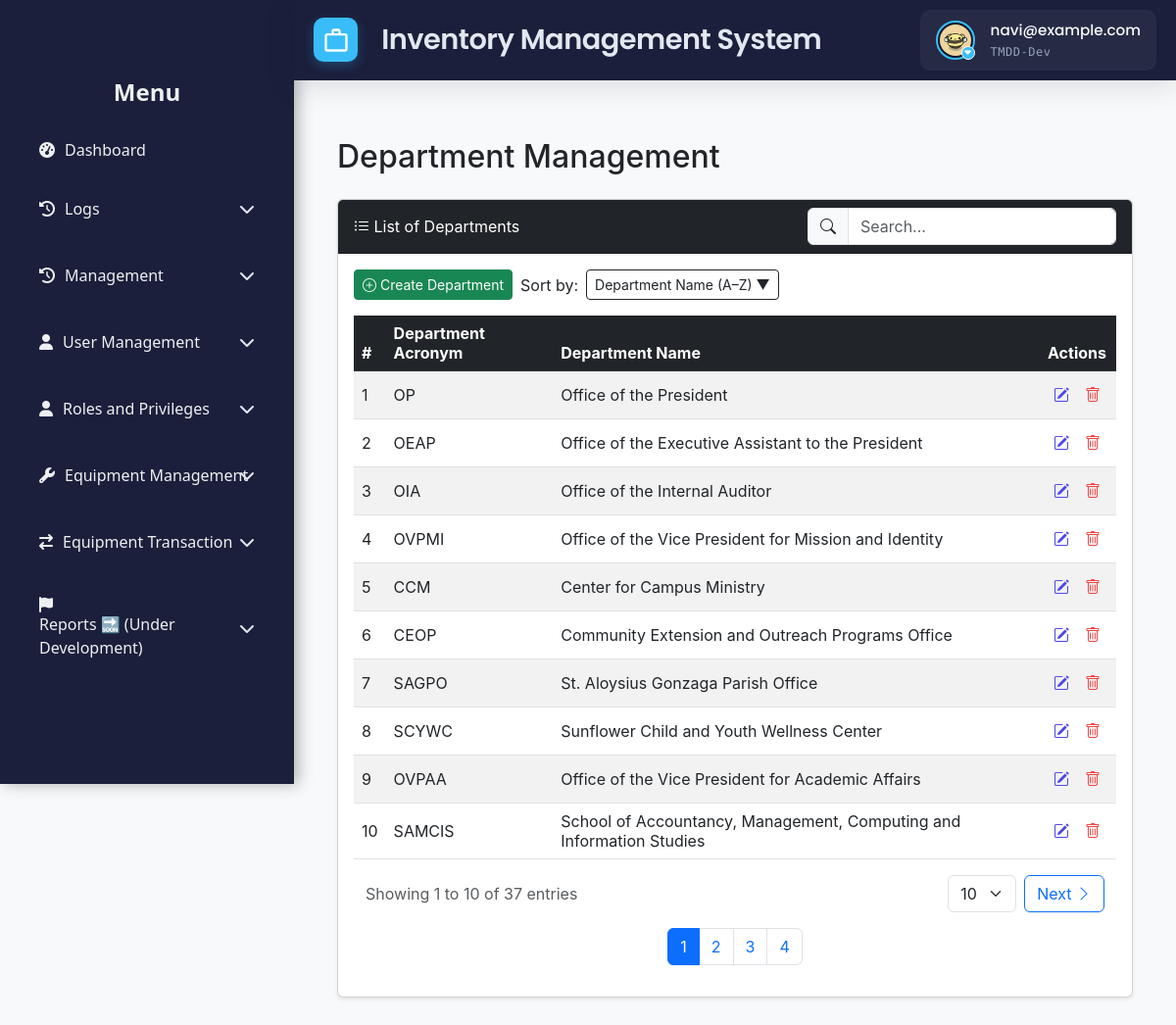
The app's page /src/view/php/modules/management/department_manager/department_management.php (signed in) with its own data.
### tables this page shows
CREATE TABLE IF NOT EXISTS `users` (
  `id` int NOT NULL AUTO_INCREMENT,
  `username` varchar(50) NOT NULL,
  `email` varchar(100) NOT NULL,
  `password` varchar(255) NOT NULL,
  `first_name` varchar(100) DEFAULT NULL,
  `last_name` varchar(100) DEFAULT NULL,
  `date_created` timestamp NULL DEFAULT CURRENT_TIMESTAMP,
  `status` enum('Offline','Online') NOT NULL,
  `is_disabled` tinyint(1) NOT NULL DEFAULT '0',
  `profile_pic_path` varchar(2048) DEFAULT NULL,
  PRIMARY KEY (`id`),
  UNIQUE KEY `username` (`username`),
  UNIQUE KEY `email` (`email`)
);

CREATE TABLE IF NOT EXISTS `departments` (
  `id` int NOT NULL AUTO_INCREMENT,
  `department_name` varchar(191) NOT NULL,
  `abbreviation` varchar(50) NOT NULL,
  `is_disabled` tinyint(1) NOT NULL DEFAULT '0',
  PRIMARY KEY (`id`),
  UNIQUE KEY `department_name` (`department_name`),
  UNIQUE KEY `abbreviation` (`abbreviation`)
);

### src/control/RBACService.php (called while the page is built, shortened)
<?php
final class RBACService
{
    private array $privileges = [];
    public function __construct(
        private \PDO $pdo,
        int $userId
    ) {
        $this->loadUserPrivileges($userId);
    }
    private function loadUserPrivileges(int $userId): void
    {
        $sql = <<<'SQL'
        SELECT
          m.module_name,
          p.priv_name
        FROM user_department_roles ur
        JOIN roles r
          ON ur.role_id = r.id
         AND r.is_disabled = 0
        JOIN role_module_privileges rmp
          ON rmp.role_id = r.id
        JOIN modules m
          ON rmp.module_id = m.id
        JOIN privileges p
          ON rmp.privilege_id = p.id
         AND p.is_disabled = 0
       WHERE ur.user_id = ?
    SQL;
        $stmt = $this->pdo->prepare($sql);
        $stmt->execute([$userId]);
        while ($row = $stmt->fetch(\PDO::FETCH_ASSOC)) {
            $this->privileges[$row['module_name']][] = $row['priv_name'];
        }
    }
    public function hasPrivilege(string $module, string $priv): bool
    {
        return isset($this->privileges[$module])
            && in_array($priv, $this->privileges[$module], true);
    }
}

### src/view/php/modules/management/department_manager/department_management.php (the view, shortened to what this page needs)
<?php
require_once('../../../../../../config/ims-tmdd.php');
include '../../../general/header.php';
include '../../../general/footer.php';
include '../../../general/sidebar.php';
$rbac = new RBACService($pdo, $_SESSION['user_id']);
$rbac->requirePrivilege('Roles and Privileges', 'View');
$canCreate = $rbac->hasPrivilege('Roles and Privileges', 'Create');
$canModify = $rbac->hasPrivilege('Roles and Privileges', 'Modify');
$canDelete = $rbac->hasPrivilege('Roles and Privileges', 'Remove');
if (isset($_SESSION['user_id'])) {
    $pdo->exec("SET @current_user_id = " . (int)$_SESSION['user_id']);
} else {
    $pdo->exec("SET @current_user_id = NULL");
}
$ipAddress = $_SERVER['REMOTE_ADDR'];
$pdo->exec("SET @current_ip = '" . $ipAddress . "'");
$errors = [];
try {
    $stmt = $pdo->query("SELECT * FROM departments WHERE is_disabled = 0 ORDER BY id");
    $departments = $stmt->fetchAll();
} catch (PDOException $e) {
    $errors[] = "Error retrieving departments: " . $e->getMessage();
}
?>
<!DOCTYPE html>
<html lang="en">
<head>
</head>
<body>
    <div class="main-content">
        <div class="container-fluid">
            <div class="row">
                <main class="col-md-12 px-md-4 py-4">
                    <h2 class="mb-4">Department Management</h2>
                    <div class="card shadow-sm">
                        <div class="card-header d-flex justify-content-between align-items-center bg-dark text-white">
                            <span><i class="bi bi-list-ul"></i> List of Departments</span>
                            <div class="input-group w-auto" id="livesearch">
                                <span class="input-group-text"><i class="bi bi-search"></i></span>
                                <input type="text" class="form-control" placeholder="Search..." id="eqSearch">
                            </div>
                        </div>
                        <div class="card-body">
                            <?php if (!empty($departments)): ?>
                                <div class="table-responsive" id="table">
                                    <div class="d-flex justify-content-start mb-3 gap-2 align-items-center">
                                        <?php if ($canCreate): ?>
                                            <button type="button" class="btn btn-success btn-sm" data-bs-toggle="modal"
                                                data-bs-target="#addDepartmentModal">
                                                <i class="bi bi-plus-circle"></i> Create Department
                                            </button>
                                        <?php endif; ?>
                                        <div class="d-flex align-items-center gap-2" id="sortFilter">
                                            <label class="mb-0">Sort by:</label>
                                            <div class="dropdown" data-bs-popper="static">
                                                <button class="btn btn-dark btn-sm dropdown-toggle" type="button" id="sortNameBtn" data-bs-toggle="dropdown" aria-expanded="false">
                                                    Department Name (A–Z) ▼
                                                </button>
                                            </div>
                                        </div>
                                    </div>
                                    <table id="departmentTable" class="table table-striped table-hover align-middle">
                                        <thead class="table-dark">
                                            <tr>
                                                <th>#</th>
                                                <th>Department Acronym</th>
                                                <th>Department Name</th>
                                                <th class="text-center">Actions</th>
                                            </tr>
                                        </thead>
                                        <tbody>
                                            <?php foreach ($departments as $department): ?>
                                                <tr>
                                                    <td><?php echo htmlspecialchars($department['id']); ?></td>
                                                    <td><?php echo htmlspecialchars($department['abbreviation']); ?></td>
                                                    <td><?php echo htmlspecialchars($department['department_name']); ?></td>
                                                    <td class="text-center">
                                                        <div class="btn-group" role="group">
                                                            <?php if ($canModify): ?>
                                                                <button type="button"
                                                                    class="edit-btn"
                                                                    data-id="<?php echo htmlspecialchars($department['id']); ?>"
                                                                    data-department-acronym="<?php echo htmlspecialchars($department['abbreviation']); ?>"
                                                                    data-department-name="<?php echo htmlspecialchars($department['department_name']); ?>">
                                                                    <i class="bi bi-pencil-square"></i>
                                                                </button>
                                                            <?php endif; ?>
                                                            <?php if ($canDelete): ?>
                                                                <a href="department_management.php?action=delete&id=<?php echo htmlspecialchars($department['id']); ?>"
                                                                    class="delete-btn"
                                                                    data-dept-name="<?php echo htmlspecialchars($department['department_name']); ?>">
                                                                    <i class="bi bi-trash"></i>
                                                                </a>
                                                            <?php endif; ?>
                                                        </div>
                                                    </td>
                                                </tr>
                                            <?php endforeach; ?>
                                        </tbody>
                                    </table>
                                    <div class="container-fluid">
                                        <div class="row align-items-center g-3">
                                            <div class="col-12 col-sm-auto">
                                                <div class="text-muted">
                                                    Showing <span id="currentPage">1</span> to <span
                                                        id="rowsPerPage">10</span> of
                                                    <span id="totalRows">100</span> entries
                                                </div>
                                            </div>
                                            <div class="col-12 col-sm-auto ms-sm-auto">
                                                <div class="d-flex align-items-center gap-2">
                                                    <select id="rowsPerPageSelect" class="form-select" style="width: auto;">
                                                        <option value="10" selected>10</option>
                                                    </select>
                                                    <button id="nextPage"
                                                        class="btn btn-outline-primary d-flex align-items-center gap-1">
                                                        Next <i class="bi bi-chevron-right"></i>
                                                    </button>
                                                </div>
                                            </div>
                                        </div>
                                        <div class="row mt-3">
                                            <div class="col-12">
                                                <ul class="pagination justify-content-center" id="pagination"></ul>
                                            </div>
                                        </div>
                                    </div>
                                </div>
                            <?php else: ?>
                                <p class="mb-0">No Departments found.</p>
                            <?php endif; ?>
                        </div>
                    </div>
                </main>
            </div>
        </div>
    </div>
</body>
</html>

### src/view/php/general/header.php (shortened to what this page needs)
<?php
$user_id = $_SESSION['user_id'] ?? null;
if ($user_id !== null) {
    $stmt = $pdo->prepare("SELECT profile_pic_path FROM users WHERE id = ?");
    $stmt->execute([$user_id]);
    $user = $stmt->fetch(PDO::FETCH_ASSOC);
} else {
    die("User not logged in.");
}
$role = isset($_SESSION["role"]) ? $_SESSION["role"] : "";
$email = $_SESSION['email'];
?>
<!DOCTYPE html>
<html lang="en">
<head>
    <link href="https://cdn.jsdelivr.net/npm/bootstrap@5.2.3/dist/css/bootstrap.min.css" rel="stylesheet">
    <link href="https://cdn.jsdelivr.net/npm/bootstrap-icons@1.10.3/font/bootstrap-icons.css" rel="stylesheet">
    <link rel="stylesheet"
          href="https://cdn.jsdelivr.net/npm/bootstrap@5.3.0/dist/css/bootstrap.min.css">
    <link rel="stylesheet"
          href="https://cdnjs.cloudflare.com/ajax/libs/font-awesome/6.4.0/css/all.min.css">
    <link rel="stylesheet" href="<?php echo BASE_URL; ?>src/view/styles/css/toast.css">
    <link rel="stylesheet" href="<?php echo BASE_URL; ?>src/view/styles/css/header_footer.css">
</head>
<body>
<header class="header">
      <div class="logo-container">
        <div class="logo-icon">
            <svg viewBox="0 0 24 24">
                <path d="M20 6h-4V4c0-1.1-.9-2-2-2h-4c-1.1 0-2 .9-2 2v2H4c-1.1 0-2 .9-2 2v12c0 1.1.9 2 2 2h16c1.1 0 2-.9 2-2V8c0-1.1-.9-2-2-2zM10 4h4v2h-4V4zm10 16H4V8h16v12z"/>
            </svg>
        </div>
        <div>
            <div class="logo-text">Inventory Management System</div>
        </div>
    </div>
    <div class="header-widgets">
        <div class="user-profile" onclick="toggleDropdown()">
            <div class="profile-picture-container">
                <img
                    src="<?php echo !empty($user['profile_pic_path'])
                        ? '../../../../../public/' . htmlspecialchars($user['profile_pic_path'])
                        : '../../../../../public/assets/img/default_profile.jpg'; ?>"
                    alt=s"User Profile"
                    class="profile-picture"
                >
                <span class="dropdown-indicator"><i class="fas fa-caret-down"></i></span>
            </div>
            <div class="user-info">
                <div class="user-name"><?php echo $email; ?></div>
                <div class="user-role"><?php echo $role; ?> </div>
            </div>
        </div>
    </div>
</header>
</body>
</html>

### records on screen
users: profile_pic_path (picture)
departments: id "1", abbreviation "OP", department_name "Office of the President"
departments: id "2", abbreviation "OEAP", department_name "Office of the Executive Assistant to the President"
departments: id "3", abbreviation "OIA", department_name "Office of the Internal Auditor"
departments: id "4", abbreviation "OVPMI", department_name "Office of the Vice President for Mission and Identity"
departments: id "5", abbreviation "CCM", department_name "Center for Campus Ministry"
departments: id "6", abbreviation "CEOP", department_name "Community Extension and Outreach Programs Office"
departments: id "7", abbreviation "SAGPO", department_name "St. Aloysius Gonzaga Parish Office"
departments: id "8", abbreviation "SCYWC", department_name "Sunflower Child and Youth Wellness Center"
departments: id "9", abbreviation "OVPAA", department_name "Office of the Vice President for Academic Affairs"
departments: id "10", abbreviation "SAMCIS", department_name "School of Accountancy, Management, Computing and Information Studies"

### other values on screen
$email "navi@example.com"
$role "TMDD-Dev"
